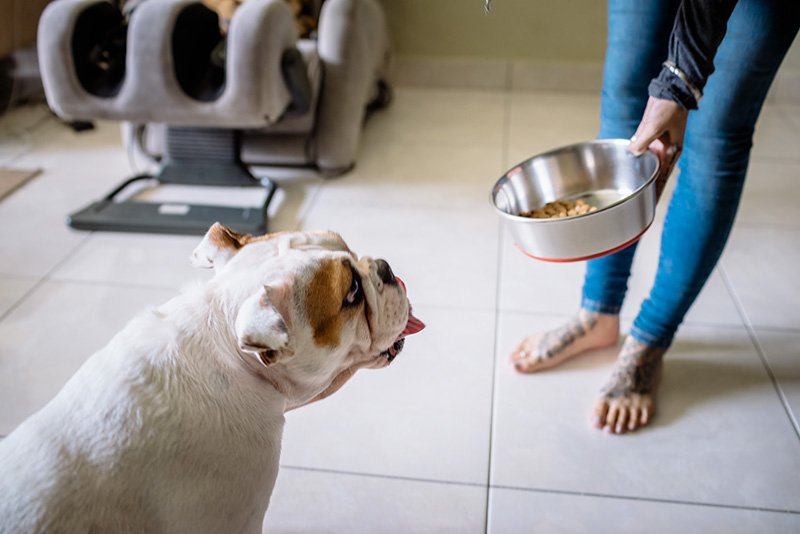
#> input picture segment-anything-main/notebooks/images/dog.jpg, 800 x 534 px
$ python -i segWithFunction.py   (imports and definitions only)   (older library calls are emulated)
#> lines starting #> are read from the running program, lines starting #| are printed output that depends on the picture; after the words box and inside, x2 and y2 are one past the last pixel; in counts of white or black regions, pixels touching at a corner belong together
import cv2
import numpy as np
import matplotlib.pyplot as plt

# [14 lines left out: functions threshold, adaptiveThreshold, not called in this run]

def edge(readPath):

    img = cv2.imread(readPath)
#> img is the input picture: shape (534, 800, 3); mean B, G, R 148.1, 148.7, 150.6
    rgb_img = cv2.cvtColor(img, cv2.COLOR_BGR2RGB)

    grayImage = cv2.cvtColor(img, cv2.COLOR_BGR2GRAY)
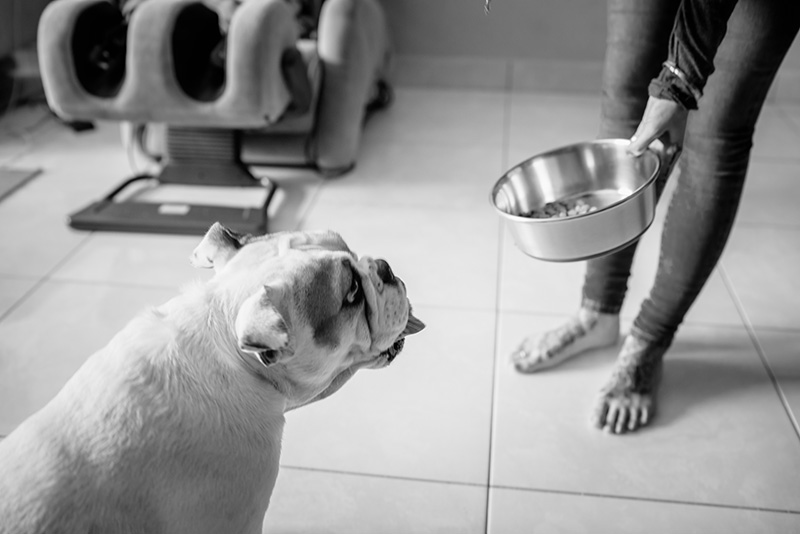
#> grayImage: shape (534, 800); min 0, max 255, mean 149.2

    ret, binary = cv2.threshold(grayImage, 127, 255, cv2.THRESH_BINARY)
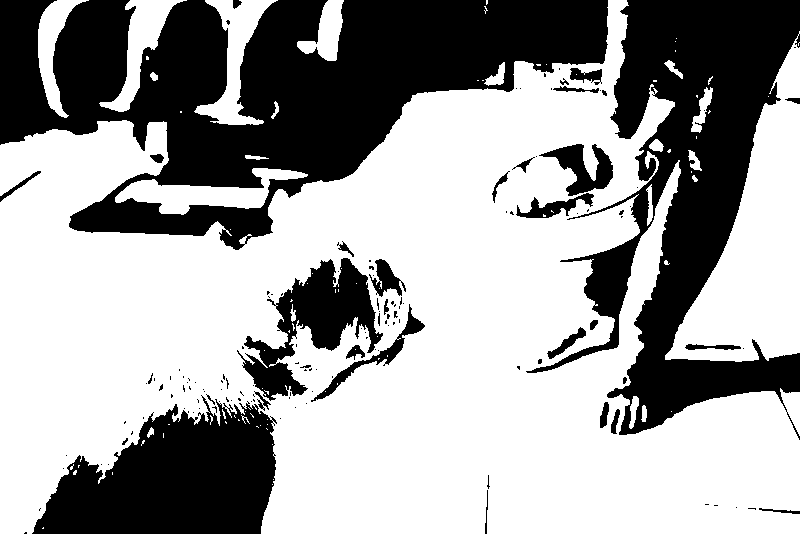
#> binary: shape (534, 800); 62.7% white; 142 black regions (107 under 20 px), largest, box (x1, y1, x2, y2) and area: (0, 0, 608, 250) 75265, (526, 0, 800, 440) 46953, (32, 395, 277, 534) 22155

    kernelx = np.array([[-1, 0], [0, 1]], dtype=int)
    kernely = np.array([[0, -1], [1, 0]], dtype=int)
    x = cv2.filter2D(binary, cv2.CV_16S, kernelx)
    y = cv2.filter2D(binary, cv2.CV_16S, kernely)
    absX = cv2.convertScaleAbs(x)
#> absX: shape (534, 800); 2.8% white in thin lines or dots
    absY = cv2.convertScaleAbs(y)
#> absY: shape (534, 800); 2.5% white in thin lines or dots
    Roberts = cv2.addWeighted(absX, 0.5, absY, 0.5, 0)

    kernelx = np.array([[1, 1, 1], [0, 0, 0], [-1, -1, -1]], dtype=int)
    kernely = np.array([[-1, 0, 1], [-1, 0, 1], [-1, 0, 1]], dtype=int)
    x = cv2.filter2D(binary, cv2.CV_16S, kernelx)
    y = cv2.filter2D(binary, cv2.CV_16S, kernely)
    absX = cv2.convertScaleAbs(x)
#> absX: shape (534, 800); 5.7% white in thin lines or dots
    absY = cv2.convertScaleAbs(y)
#> absY: shape (534, 800); 5.8% white in thin lines or dots
    Prewitt = cv2.addWeighted(absX, 0.5, absY, 0.5, 0)

    x = cv2.Sobel(binary, cv2.CV_16S, 1, 0)
    y = cv2.Sobel(binary, cv2.CV_16S, 0, 1)
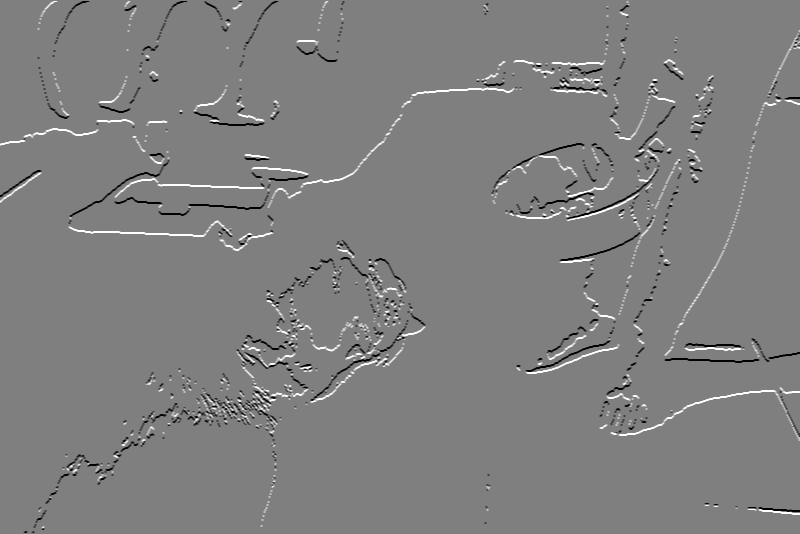
#> y: shape (534, 800) int16; min -1020, max 1020, mean 1.8; drawn with min black and max white
    absX = cv2.convertScaleAbs(x)
#> absX: shape (534, 800); 5.8% white in thin lines or dots
    absY = cv2.convertScaleAbs(y)
#> absY: shape (534, 800); 5.8% white in thin lines or dots
    Sobel = cv2.addWeighted(absX, 0.5, absY, 0.5, 0)

    dst = cv2.Laplacian(binary, cv2.CV_16S, ksize=3)
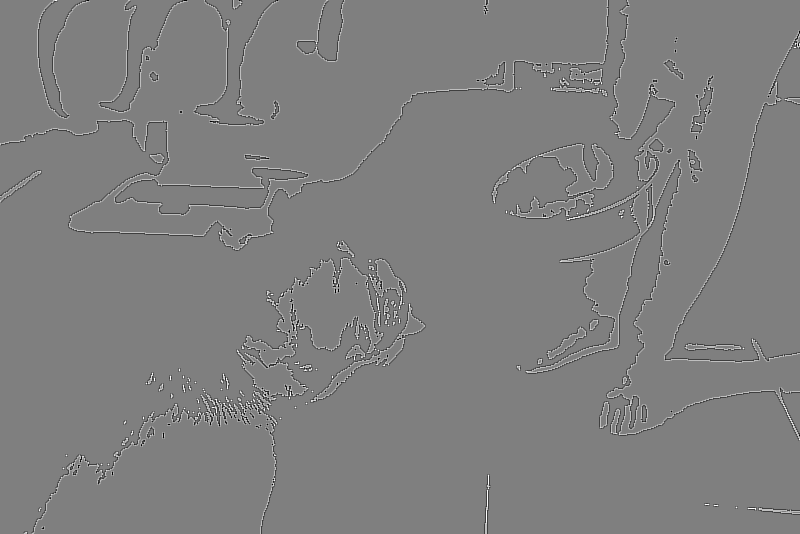
#> dst: shape (534, 800) int16; min -2040, max 2040, mean 0; drawn with min black and max white
    Laplacian = cv2.convertScaleAbs(dst)
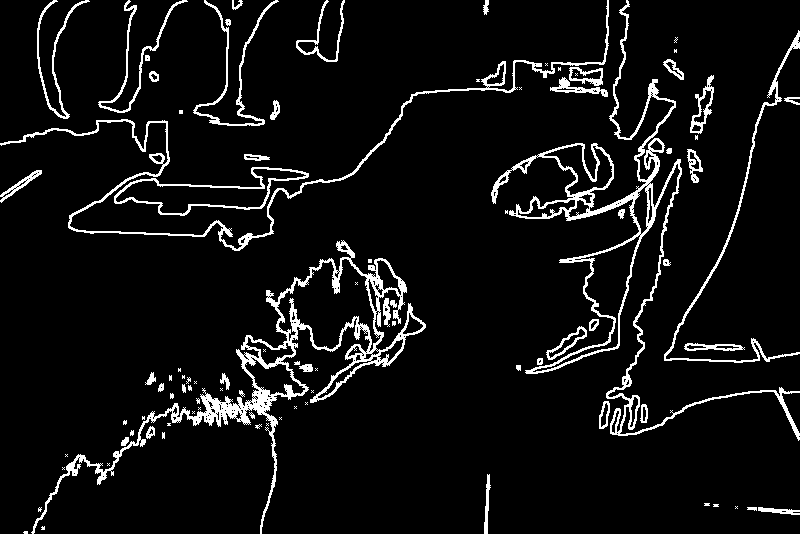
#> Laplacian: shape (534, 800); 6.7% white in thin lines or dots

    x = cv2.Scharr(binary, cv2.CV_32F, 1, 0)
    y = cv2.Scharr(binary, cv2.CV_32F, 0, 1)
    absX = cv2.convertScaleAbs(x)
#> absX: shape (534, 800); 5.8% white in thin lines or dots
    absY = cv2.convertScaleAbs(y)
#> absY: shape (534, 800); 5.8% white in thin lines or dots
    Scharr = cv2.addWeighted(absX, 0.5, absY, 0.5, 0)

    gaussianBlur = cv2.GaussianBlur(binary, (3, 3), 0)
    Canny = cv2.Canny(gaussianBlur, 50, 150)
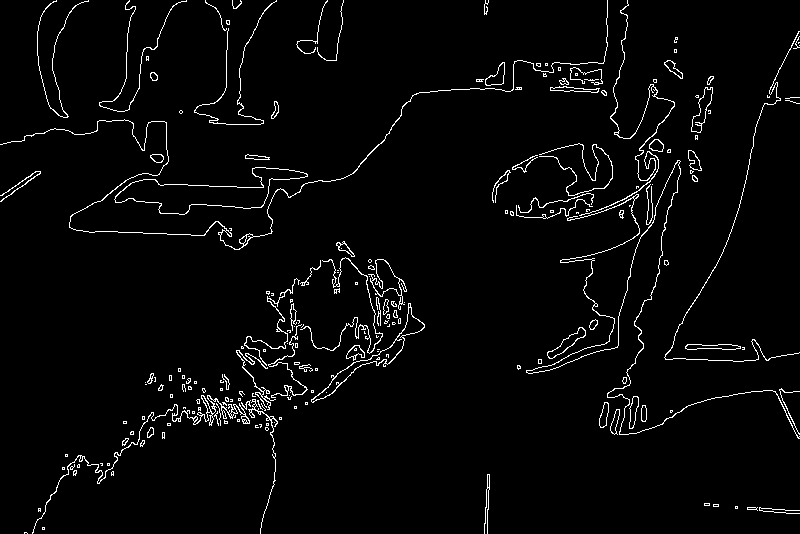
#> Canny: shape (534, 800); 3.1% white in thin lines or dots

    gaussianBlur = cv2.GaussianBlur(binary, (3, 3), 0)
    dst = cv2.Laplacian(gaussianBlur, cv2.CV_16S, ksize=3)
    LOG = cv2.convertScaleAbs(dst)
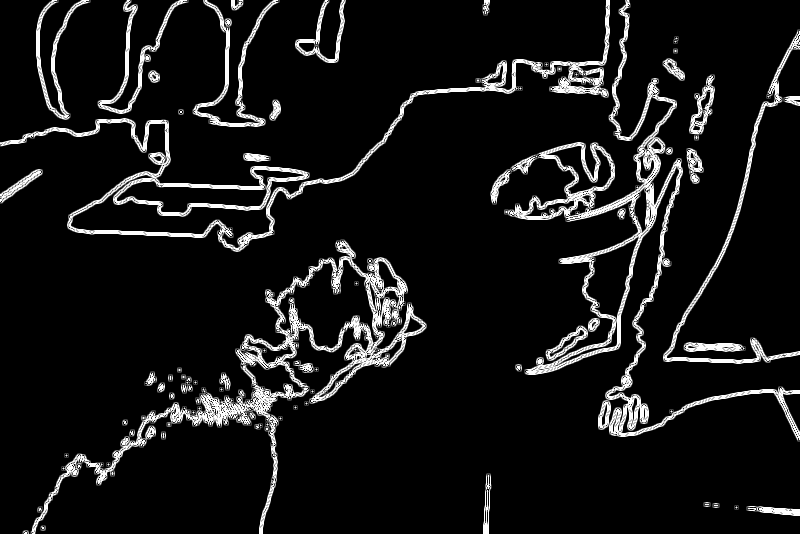
#> LOG: shape (534, 800); min 0, max 255, mean 22.2
    return Roberts, Prewitt, Sobel,Laplacian, Scharr, Canny, LOG

# [54 lines left out: functions contour, clustering, watershed, not called in this run]

>>> result = edge('../segment-anything-main/notebooks/images/dog.jpg')
#> result = 7 items

$ run again, on segment-anything-main/notebooks/images/groceries.jpg
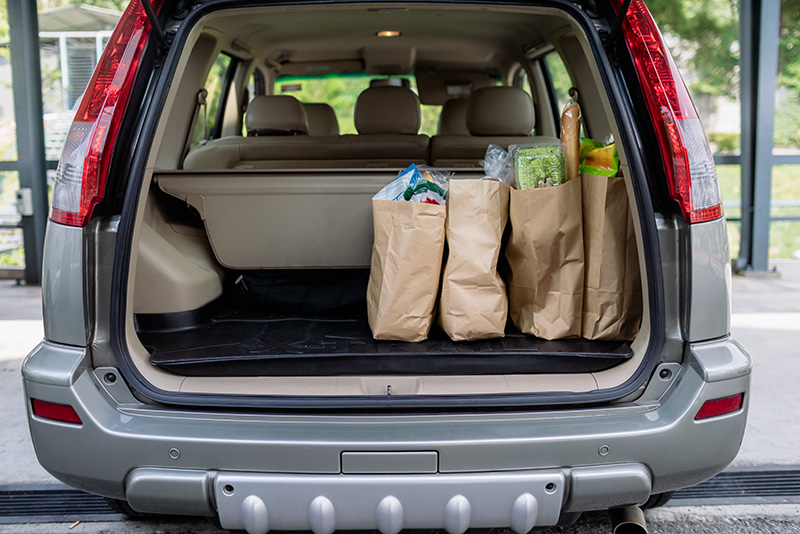
#> input picture segment-anything-main/notebooks/images/groceries.jpg, 800 x 534 px
#> in edge, img is the input picture: shape (534, 800, 3); mean B, G, R 102.9, 105.7, 109.5
#> in edge, `ret, binary = cv2.threshold(grayImage, 127, 255, cv2.THRESH_BINARY)`:
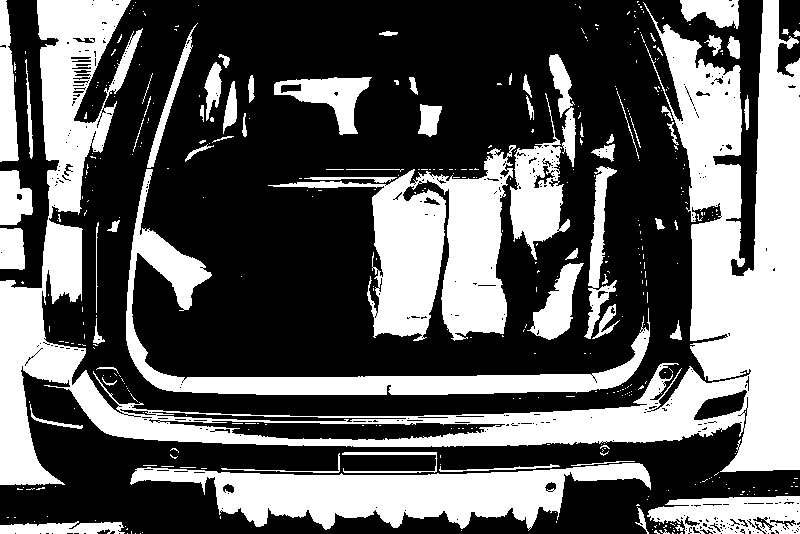
#> binary: shape (534, 800); 37.6% white; 414 white regions (348 under 20 px), largest, box (x1, y1, x2, y2) and area: (0, 0, 800, 485) 79328, (268, 145, 516, 341) 19294, (130, 463, 651, 531) 17455
#> Laplacian: shape (534, 800); 12.8% white; 214 white regions (123 under 20 px), largest, box (x1, y1, x2, y2) and area: (0, 0, 800, 491) 19652, (267, 53, 577, 342) 7556, (129, 451, 652, 532) 5418
#> Canny: shape (534, 800); 6.3% white in thin lines or dots
#> in edge, `LOG = cv2.convertScaleAbs(dst)`:
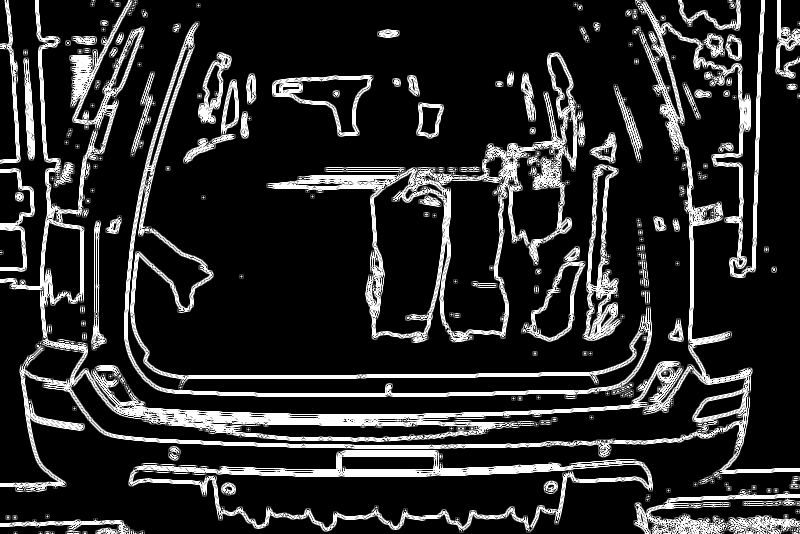
#> LOG: shape (534, 800); min 0, max 255, mean 42.1
#> result = 7 items

$ run again, on segment-anything-main/notebooks/images/truck.jpg
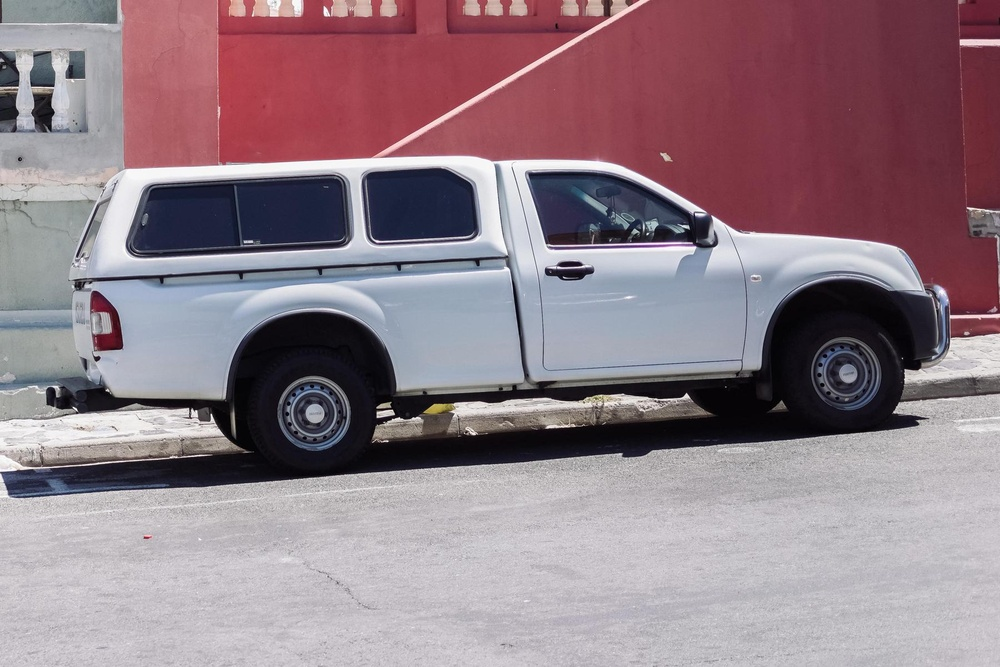
#> input picture segment-anything-main/notebooks/images/truck.jpg, 1000 x 667 px, shrunk from 1800 x 1200 before the run
#> in edge, img is the input picture: shape (667, 1000, 3); mean B, G, R 135.2, 126.5, 145.8
#> in edge, `ret, binary = cv2.threshold(grayImage, 127, 255, cv2.THRESH_BINARY)`:
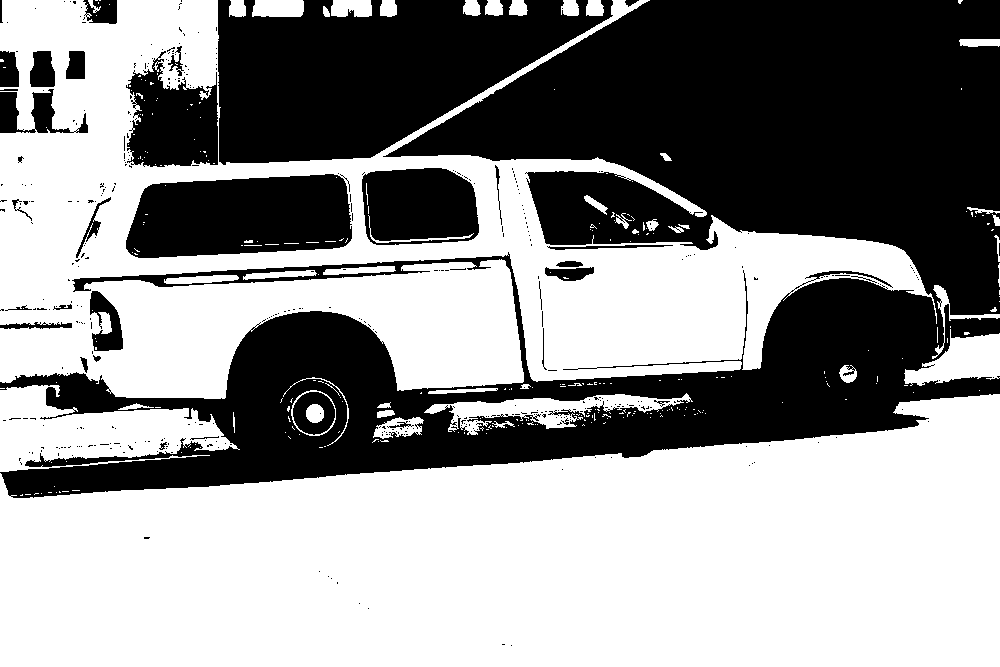
#> binary: shape (667, 1000); 56.9% white; 406 black regions (369 under 20 px), largest, box (x1, y1, x2, y2) and area: (0, 0, 1000, 498) 205196, (218, 0, 613, 165) 42182, (126, 174, 352, 258) 15734
#> Laplacian: shape (667, 1000); 6.6% white; 202 white regions (118 under 20 px), largest, box (x1, y1, x2, y2) and area: (0, 0, 1000, 400) 14888, (0, 381, 1000, 499) 5574, (123, 0, 614, 169) 4012
#> Canny: shape (667, 1000); 3.3% white in thin lines or dots
#> in edge, `LOG = cv2.convertScaleAbs(dst)`:
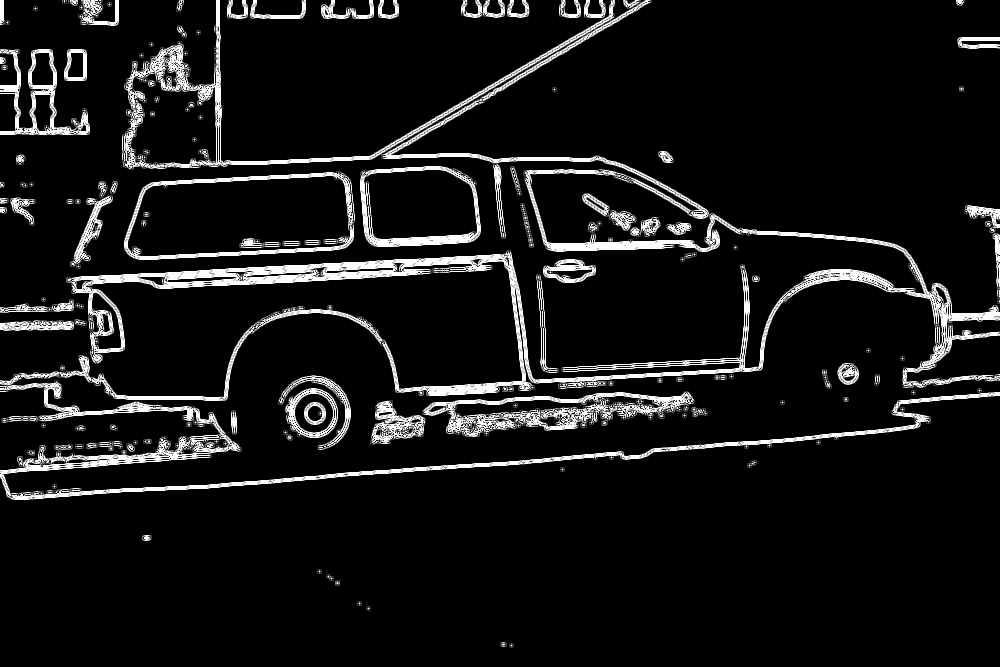
#> LOG: shape (667, 1000); min 0, max 255, mean 21.7
#> result = 7 items
